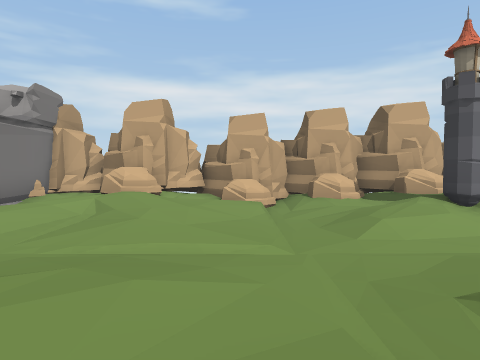
View 1 (above)

19 first-person views from a walk through a scene from a Unity 3-D project. The camera is 1.4 m above the floor, tilts 2° down and sees 75° across. The floor is counted in squares, 2 m on a side. Each view is taken from the middle of a square. On the plan, view 1 faces up. The plan holds only what a view shows up to about 10 squares ahead; the rest is blank. Some animated figures are left out.

View 2
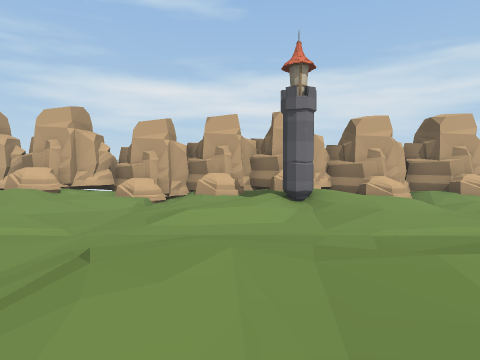

View 3
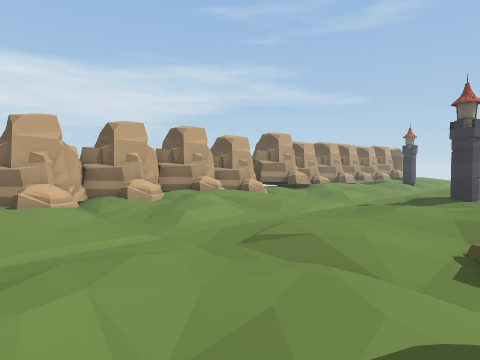

View 4
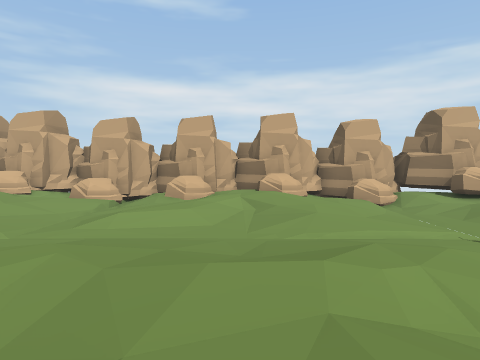

View 5
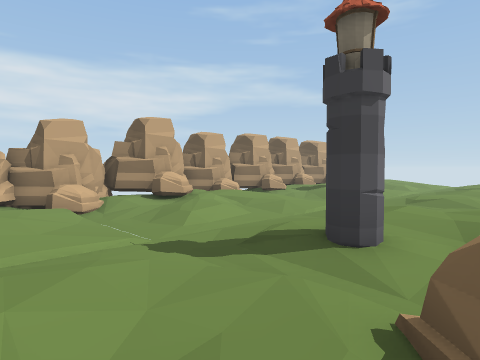

View 6
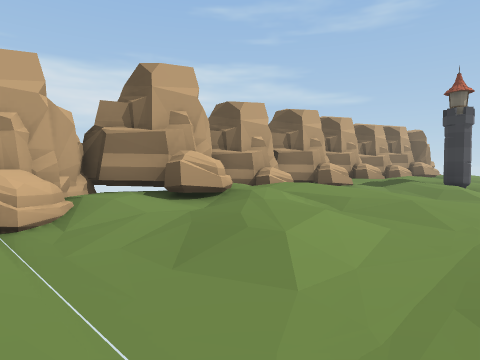

View 7
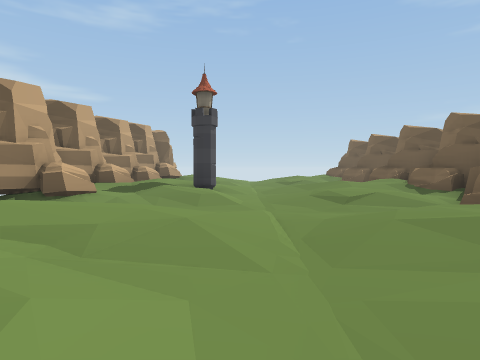

View 8
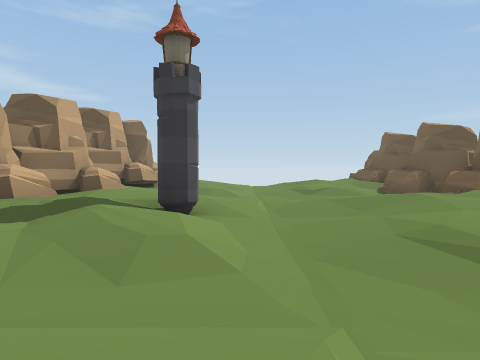

View 9
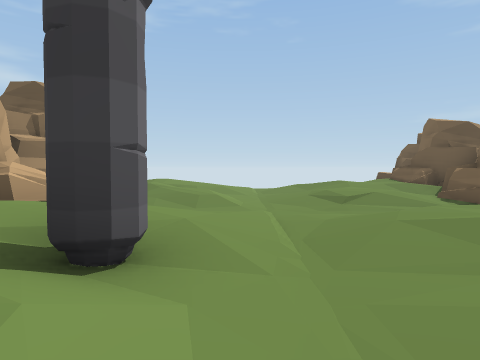

View 10
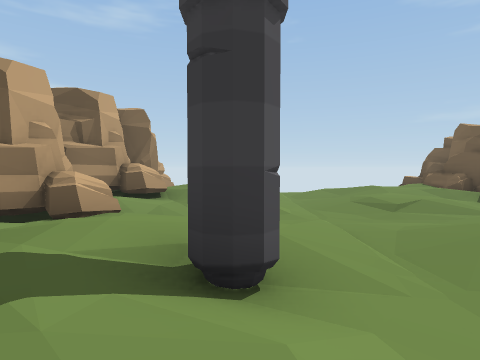

View 11
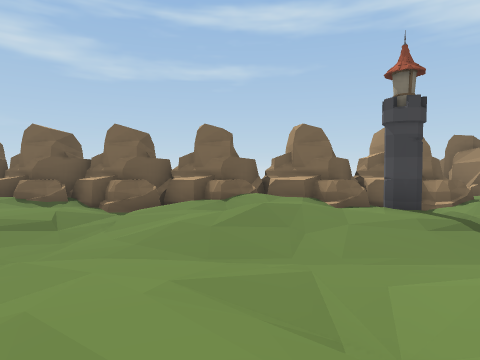

View 12
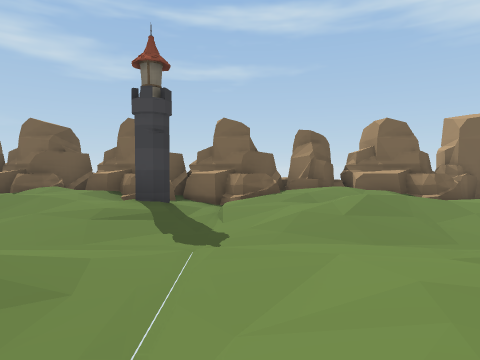

View 13
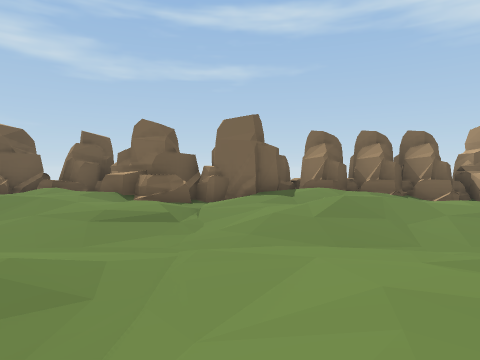

View 14
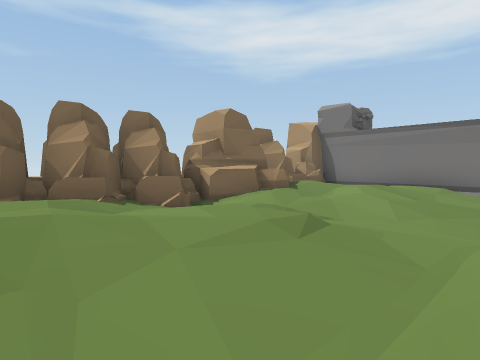

View 15
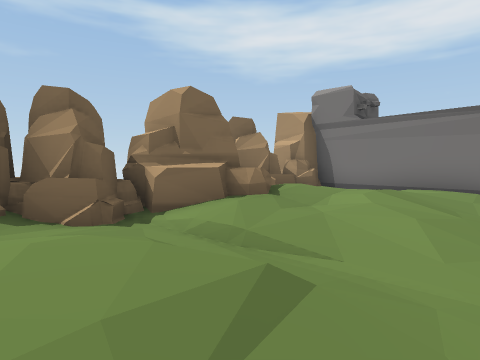

View 16
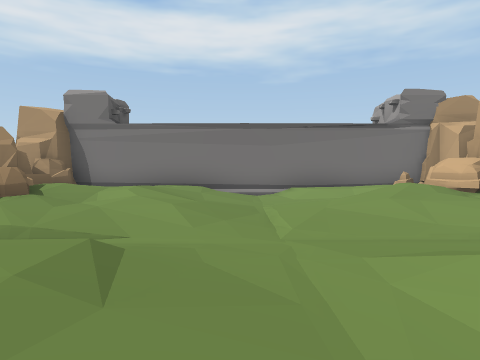

View 17
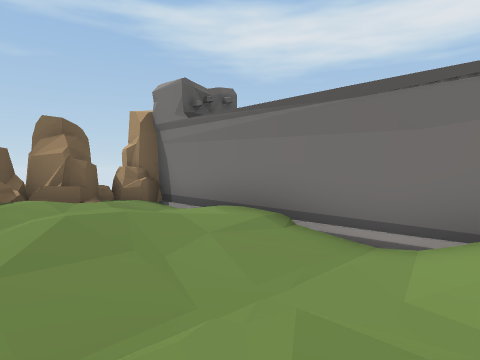

View 18
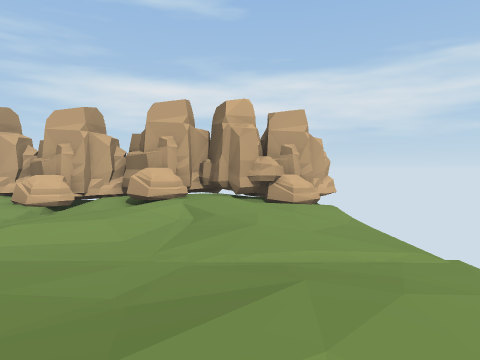

View 19
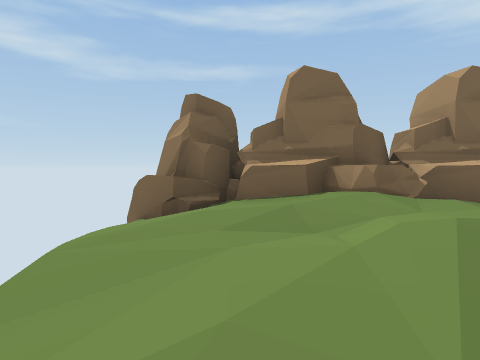

### Floor plan
Key: @ floor where view 1 was taken; # wall or solid block; . main floor; : floor 0.25 m higher than the main floor; - floor 0.25 m lower than the main floor; + floor 0.5 m higher than the main floor; _ floor 0.5 m lower than the main floor; / step, stairs or slope; = window, fence, low wall or low ledge; ^ raised ledge; T tower; O other object.
Columns run from 6 left of view 1 to 36 right of it. Each row starts with its distance up from view 1.
 10                                        O
  9  ######################################O###
  8  #.##.^/^^##.#-^#:#/-^.##:^#_^.^^.##.#:O#^
  7  #.^/.._..=/./_./:/.._..//  _/.:/./-.^: ..
  6  #./+.-_-.T+:-_-:/+.-_-./+: _-./+.---:/:.-
  5  #.-/.-_..-/.-_..-/.-_..-/.-_..T/.-_..-/.-
  4  #__---_-__---_-__---_-__---_-__---____---
  3  #-_--___----__--_-___--_-___--_-___--_-__
  2  #./..-_/....--..-.._-..-.._/..-.._/..-.._
  1  #.::.-_..::.--..::.--T.::.//..::.--..:/.-
  0  #.:/.@_-.::..-..:/..-..:/..-..:/.._..:/..
 -1  #.:/#._-/:/:._#^//=##^^/^^##^^^=#^##:^^./
 -2  #OO###OOOOO##O###O^############## ######OO
 -3 O#OOO #OOOOOO O  OOO#                 ###O
 -4    O   O O

Where each view was taken, in squares from view 1:
view 1: 0 up, 0 right, facing up
view 2: 1 down, 3 right, facing up
view 3: 1 down, 5 right, facing up-right
view 4: 1 down, 11 right, facing up
view 5: 1 down, 12 right, facing up-right
view 6: 3 up, 14 right, facing up-right
view 7: 4 up, 16 right, facing right
view 8: 4 up, 20 right, facing right
view 9: 4 up, 23 right, facing right
view 10: 5 up, 23 right, facing right
view 11: 7 up, 19 right, facing down
view 12: 7 up, 14 right, facing down
view 13: 7 up, 7 right, facing down
view 14: 4 up, 5 right, facing down-left
view 15: 3 up, 3 right, facing down-left
view 16: 3 up, 4 right, facing left
view 17: 5 up, 1 left, facing down-left
view 18: 0 up, 33 right, facing up
view 19: 3 up, 34 right, facing down
